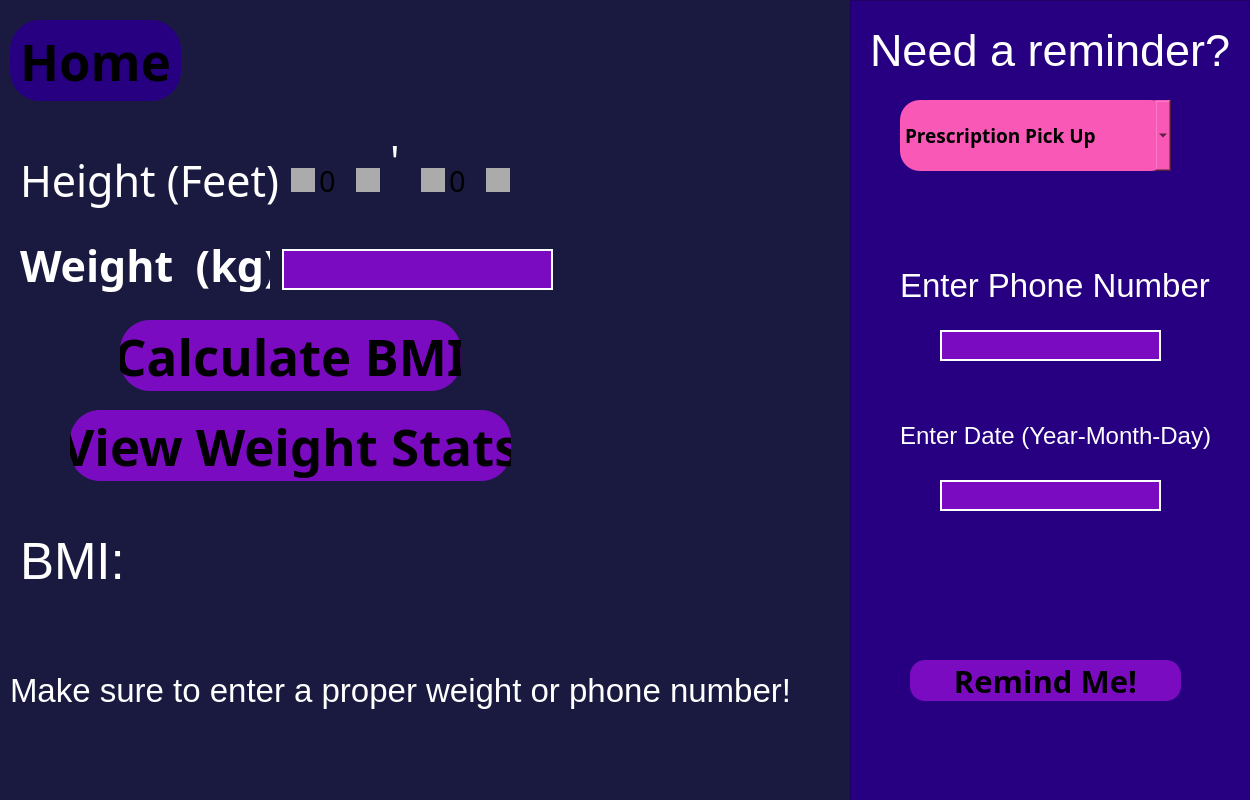
<?xml version="1.0" encoding="UTF-8"?>
<ui version="4.0">
 <class>Dialog</class>
 <widget class="QDialog" name="Dialog">
  <property name="geometry">
   <rect>
    <x>0</x>
    <y>0</y>
    <width>1250</width>
    <height>800</height>
   </rect>
  </property>
  <property name="font">
   <font>
    <family>Yu Gothic UI Semibold</family>
    <pointsize>16</pointsize>
    <weight>75</weight>
    <bold>true</bold>
   </font>
  </property>
  <property name="windowTitle">
   <string>Dialog</string>
  </property>
  <property name="styleSheet">
   <string notr="true">background-color: rgb(26, 26, 64);</string>
  </property>
  <widget class="QPushButton" name="bmiButton">
   <property name="geometry">
    <rect>
     <x>120</x>
     <y>320</y>
     <width>341</width>
     <height>71</height>
    </rect>
   </property>
   <property name="font">
    <font>
     <family>Yu Gothic UI Semibold</family>
     <pointsize>38</pointsize>
     <weight>75</weight>
     <bold>true</bold>
    </font>
   </property>
   <property name="styleSheet">
    <string notr="true">QPushButton{
border-radius:30px;
background-color: rgb(122, 11, 192);
}

QPushButton:hover{
background-color: rgb(250, 88, 182);
}</string>
   </property>
   <property name="text">
    <string>Calculate BMI</string>
   </property>
  </widget>
  <widget class="QLabel" name="label">
   <property name="geometry">
    <rect>
     <x>20</x>
     <y>150</y>
     <width>261</width>
     <height>61</height>
    </rect>
   </property>
   <property name="font">
    <font>
     <family>Yu Gothic UI Semibold</family>
     <pointsize>32</pointsize>
     <weight>50</weight>
     <bold>false</bold>
    </font>
   </property>
   <property name="styleSheet">
    <string notr="true">color: white;</string>
   </property>
   <property name="text">
    <string>Height (Feet)</string>
   </property>
  </widget>
  <widget class="QLabel" name="label_2">
   <property name="geometry">
    <rect>
     <x>20</x>
     <y>230</y>
     <width>250</width>
     <height>71</height>
    </rect>
   </property>
   <property name="font">
    <font>
     <family>Yu Gothic UI Semibold</family>
     <pointsize>32</pointsize>
     <weight>75</weight>
     <bold>true</bold>
    </font>
   </property>
   <property name="styleSheet">
    <string notr="true">color: white;</string>
   </property>
   <property name="text">
    <string>Weight  (kg)</string>
   </property>
  </widget>
  <widget class="QLabel" name="label_3">
   <property name="geometry">
    <rect>
     <x>20</x>
     <y>520</y>
     <width>101</width>
     <height>81</height>
    </rect>
   </property>
   <property name="font">
    <font>
     <family>MS Shell Dlg 2</family>
     <pointsize>38</pointsize>
     <weight>50</weight>
     <bold>false</bold>
    </font>
   </property>
   <property name="styleSheet">
    <string notr="true">color: white;</string>
   </property>
   <property name="text">
    <string>BMI:</string>
   </property>
  </widget>
  <widget class="QLineEdit" name="weightEntry">
   <property name="geometry">
    <rect>
     <x>282</x>
     <y>249</y>
     <width>271</width>
     <height>41</height>
    </rect>
   </property>
   <property name="styleSheet">
    <string notr="true">QLineEdit{
background-color: rgb(122, 11, 192);
border: 2px solid rgb(255, 255, 255)
}
QLineEdit:focus{
border: 2px solid rgb(250, 88, 182);

}
</string>
   </property>
  </widget>
  <widget class="QPushButton" name="weightStats">
   <property name="geometry">
    <rect>
     <x>70</x>
     <y>410</y>
     <width>441</width>
     <height>71</height>
    </rect>
   </property>
   <property name="font">
    <font>
     <family>Yu Gothic UI Semibold</family>
     <pointsize>38</pointsize>
     <weight>75</weight>
     <bold>true</bold>
    </font>
   </property>
   <property name="styleSheet">
    <string notr="true">QPushButton{
border-radius:30px;
background-color: rgb(122, 11, 192);
}

QPushButton:hover{
background-color: rgb(250, 88, 182);
}</string>
   </property>
   <property name="text">
    <string>View Weight Stats</string>
   </property>
  </widget>
  <widget class="QPushButton" name="homeButtonHealth">
   <property name="geometry">
    <rect>
     <x>10</x>
     <y>20</y>
     <width>171</width>
     <height>81</height>
    </rect>
   </property>
   <property name="font">
    <font>
     <family>Yu Gothic UI Semibold</family>
     <pointsize>38</pointsize>
     <weight>75</weight>
     <bold>true</bold>
    </font>
   </property>
   <property name="styleSheet">
    <string notr="true">QPushButton{
border-radius:30px;
background-color: rgb(39, 0, 130);
}

QPushButton:hover{
background-color: rgb(250, 88, 182);
}</string>
   </property>
   <property name="text">
    <string>Home</string>
   </property>
  </widget>
  <widget class="QFrame" name="frame">
   <property name="geometry">
    <rect>
     <x>850</x>
     <y>0</y>
     <width>411</width>
     <height>801</height>
    </rect>
   </property>
   <property name="styleSheet">
    <string notr="true">background-color: rgb(39, 0, 130);</string>
   </property>
   <property name="frameShape">
    <enum>QFrame::StyledPanel</enum>
   </property>
   <property name="frameShadow">
    <enum>QFrame::Raised</enum>
   </property>
   <widget class="QLabel" name="label_4">
    <property name="geometry">
     <rect>
      <x>20</x>
      <y>10</y>
      <width>401</width>
      <height>81</height>
     </rect>
    </property>
    <property name="font">
     <font>
      <pointsize>34</pointsize>
     </font>
    </property>
    <property name="styleSheet">
     <string notr="true">color: white;</string>
    </property>
    <property name="text">
     <string>Need a reminder?</string>
    </property>
   </widget>
   <widget class="QComboBox" name="reminderBox">
    <property name="geometry">
     <rect>
      <x>50</x>
      <y>100</y>
      <width>271</width>
      <height>71</height>
     </rect>
    </property>
    <property name="font">
     <font>
      <family>Yu Gothic UI Semibold</family>
      <pointsize>14</pointsize>
      <weight>75</weight>
      <bold>true</bold>
     </font>
    </property>
    <property name="styleSheet">
     <string notr="true">QComboBox{
background-color: rgb(250, 88, 182); font-size: 14pt; 
border-width: 1px;
border-radius: 20px;
}

QListView{
    border:                 none;
    color:                      rgb(87, 96, 134);
    background-color:   rgb(255, 255, 255);
    font-weight:            bold;
    selection-background-color: rgb(47, 175, 178);
}


QComboBox:hover{
	background-color: rgb(122, 11, 192);
}</string>
    </property>
    <item>
     <property name="text">
      <string>Prescription Pick Up</string>
     </property>
    </item>
    <item>
     <property name="text">
      <string>Medicine Refill</string>
     </property>
    </item>
    <item>
     <property name="text">
      <string>Workout </string>
     </property>
    </item>
   </widget>
   <widget class="QPushButton" name="remindMeButton">
    <property name="geometry">
     <rect>
      <x>60</x>
      <y>660</y>
      <width>271</width>
      <height>41</height>
     </rect>
    </property>
    <property name="font">
     <font>
      <family>Yu Gothic UI Semibold</family>
      <pointsize>23</pointsize>
      <weight>75</weight>
      <bold>true</bold>
     </font>
    </property>
    <property name="styleSheet">
     <string notr="true">QPushButton{
border-radius:15px;
background-color: rgb(122, 11, 192);
}

QPushButton:hover{
background-color: rgb(250, 88, 182);
}</string>
    </property>
    <property name="text">
     <string>Remind Me!</string>
    </property>
   </widget>
   <widget class="QLineEdit" name="phoneNumberEntry">
    <property name="geometry">
     <rect>
      <x>90</x>
      <y>330</y>
      <width>221</width>
      <height>31</height>
     </rect>
    </property>
    <property name="styleSheet">
     <string notr="true">QLineEdit{
background-color: rgb(122, 11, 192);
border: 2px solid rgb(255, 255, 255)
}
QLineEdit:focus{
border: 2px solid rgb(250, 88, 182);

}
</string>
    </property>
   </widget>
   <widget class="QLabel" name="label_5">
    <property name="geometry">
     <rect>
      <x>50</x>
      <y>250</y>
      <width>411</width>
      <height>71</height>
     </rect>
    </property>
    <property name="font">
     <font>
      <pointsize>25</pointsize>
     </font>
    </property>
    <property name="styleSheet">
     <string notr="true">color: white;</string>
    </property>
    <property name="text">
     <string>Enter Phone Number</string>
    </property>
   </widget>
   <widget class="QLineEdit" name="dateEntry">
    <property name="geometry">
     <rect>
      <x>90</x>
      <y>480</y>
      <width>221</width>
      <height>31</height>
     </rect>
    </property>
    <property name="styleSheet">
     <string notr="true">QLineEdit{
background-color: rgb(122, 11, 192);
border: 2px solid rgb(255, 255, 255)
}
QLineEdit:focus{
border: 2px solid rgb(250, 88, 182);

}
</string>
    </property>
   </widget>
   <widget class="QLabel" name="label_6">
    <property name="geometry">
     <rect>
      <x>50</x>
      <y>400</y>
      <width>411</width>
      <height>71</height>
     </rect>
    </property>
    <property name="font">
     <font>
      <pointsize>18</pointsize>
     </font>
    </property>
    <property name="styleSheet">
     <string notr="true">color: white;</string>
    </property>
    <property name="text">
     <string>Enter Date (Year-Month-Day)</string>
    </property>
   </widget>
  </widget>
  <widget class="QSpinBox" name="feet">
   <property name="geometry">
    <rect>
     <x>290</x>
     <y>160</y>
     <width>91</width>
     <height>41</height>
    </rect>
   </property>
   <property name="font">
    <font>
     <family>Yu Gothic UI Semibold</family>
     <pointsize>22</pointsize>
     <weight>50</weight>
     <italic>false</italic>
     <bold>false</bold>
    </font>
   </property>
   <property name="styleSheet">
    <string notr="true">font:  22pt &quot;Yu Gothic UI Semibold&quot;;

QSpinBox {
  border: 1px solid rgb(85, 0, 127);
  border-radius: 3px;
}

QSpinBox:up-button  {
  subcontrol-origin: margin;
  subcontrol-position: center left;
  background-color: #ABABAB;
  left: 1px;
  height: 24px;
  width: 24px;
}

QSpinBox:down-button  {
  subcontrol-origin: margin;
  subcontrol-position: center right;
  background-color: #ABABAB;
  right: 1px;
  height: 24px;
  width: 24px;
}</string>
   </property>
  </widget>
  <widget class="QSpinBox" name="inches">
   <property name="geometry">
    <rect>
     <x>420</x>
     <y>160</y>
     <width>91</width>
     <height>41</height>
    </rect>
   </property>
   <property name="font">
    <font>
     <family>Yu Gothic UI Semibold</family>
     <pointsize>22</pointsize>
     <weight>50</weight>
     <italic>false</italic>
     <bold>false</bold>
    </font>
   </property>
   <property name="styleSheet">
    <string notr="true">font:  22pt &quot;Yu Gothic UI Semibold&quot;;

QSpinBox {
  border: 1px solid rgb(85, 0, 127);
  border-radius: 3px;
}

QSpinBox:up-button  {
  subcontrol-origin: margin;
  subcontrol-position: center left;
  background-color: #ABABAB;
  left: 1px;
  height: 24px;
  width: 24px;
}

QSpinBox:down-button  {
  subcontrol-origin: margin;
  subcontrol-position: center right;
  background-color: #ABABAB;
  right: 1px;
  height: 24px;
  width: 24px;
}</string>
   </property>
  </widget>
  <widget class="QLabel" name="label_10">
   <property name="geometry">
    <rect>
     <x>390</x>
     <y>130</y>
     <width>21</width>
     <height>61</height>
    </rect>
   </property>
   <property name="font">
    <font>
     <family>Yu Gothic UI Semibold</family>
     <pointsize>32</pointsize>
     <weight>50</weight>
     <bold>false</bold>
    </font>
   </property>
   <property name="styleSheet">
    <string notr="true">color: white;</string>
   </property>
   <property name="text">
    <string>'</string>
   </property>
  </widget>
  <widget class="QLabel" name="bmi">
   <property name="geometry">
    <rect>
     <x>130</x>
     <y>520</y>
     <width>251</width>
     <height>81</height>
    </rect>
   </property>
   <property name="font">
    <font>
     <family>MS Shell Dlg 2</family>
     <pointsize>38</pointsize>
     <weight>50</weight>
     <bold>false</bold>
    </font>
   </property>
   <property name="styleSheet">
    <string notr="true">color: white;</string>
   </property>
   <property name="text">
    <string/>
   </property>
  </widget>
  <widget class="QLabel" name="warning">
   <property name="geometry">
    <rect>
     <x>10</x>
     <y>650</y>
     <width>831</width>
     <height>81</height>
    </rect>
   </property>
   <property name="font">
    <font>
     <family>MS Shell Dlg 2</family>
     <pointsize>25</pointsize>
     <weight>50</weight>
     <bold>false</bold>
    </font>
   </property>
   <property name="styleSheet">
    <string notr="true">color: white;</string>
   </property>
   <property name="text">
    <string>Make sure to enter a proper weight or phone number!</string>
   </property>
  </widget>
 </widget>
 <resources/>
 <connections/>
</ui>
